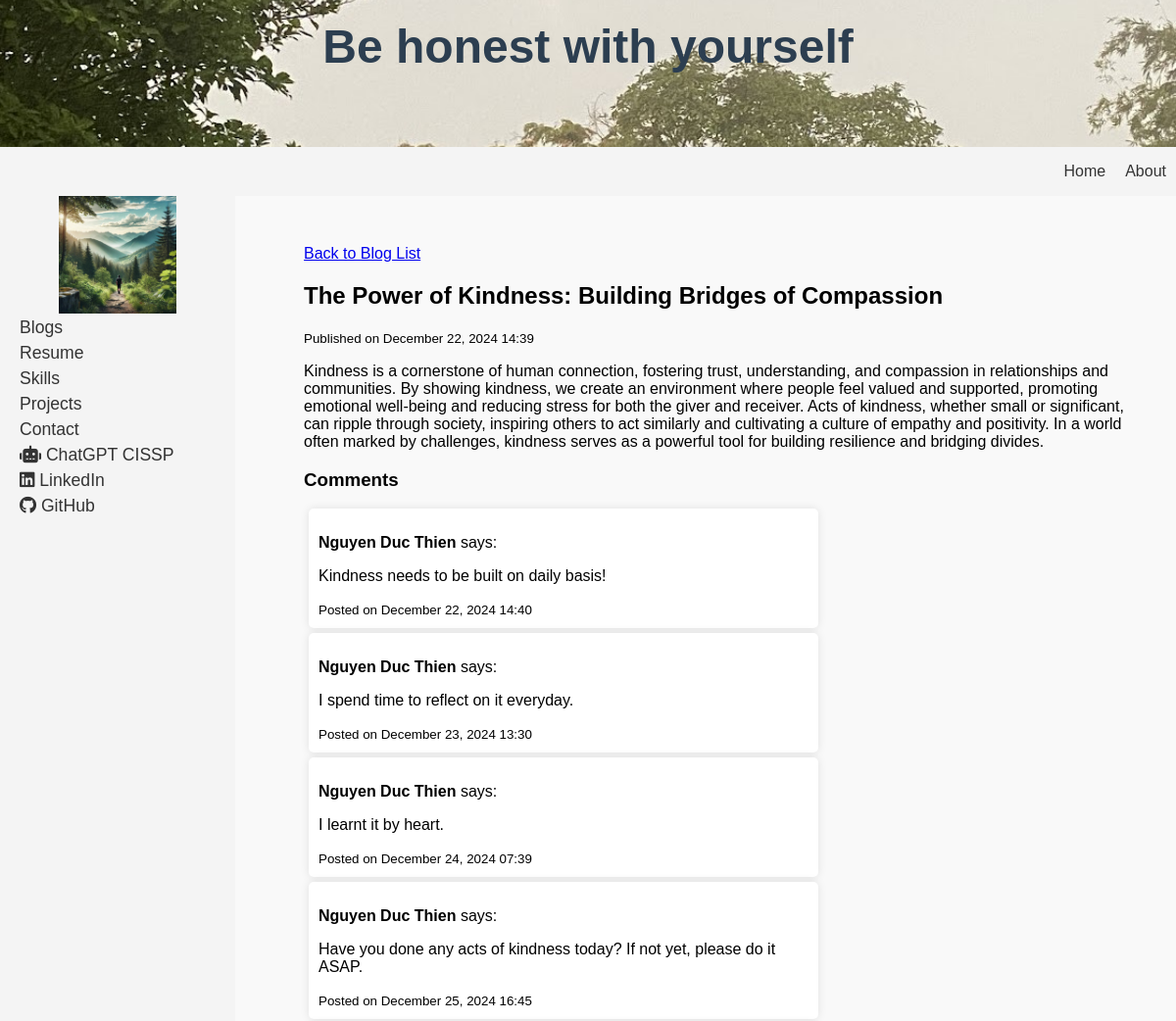
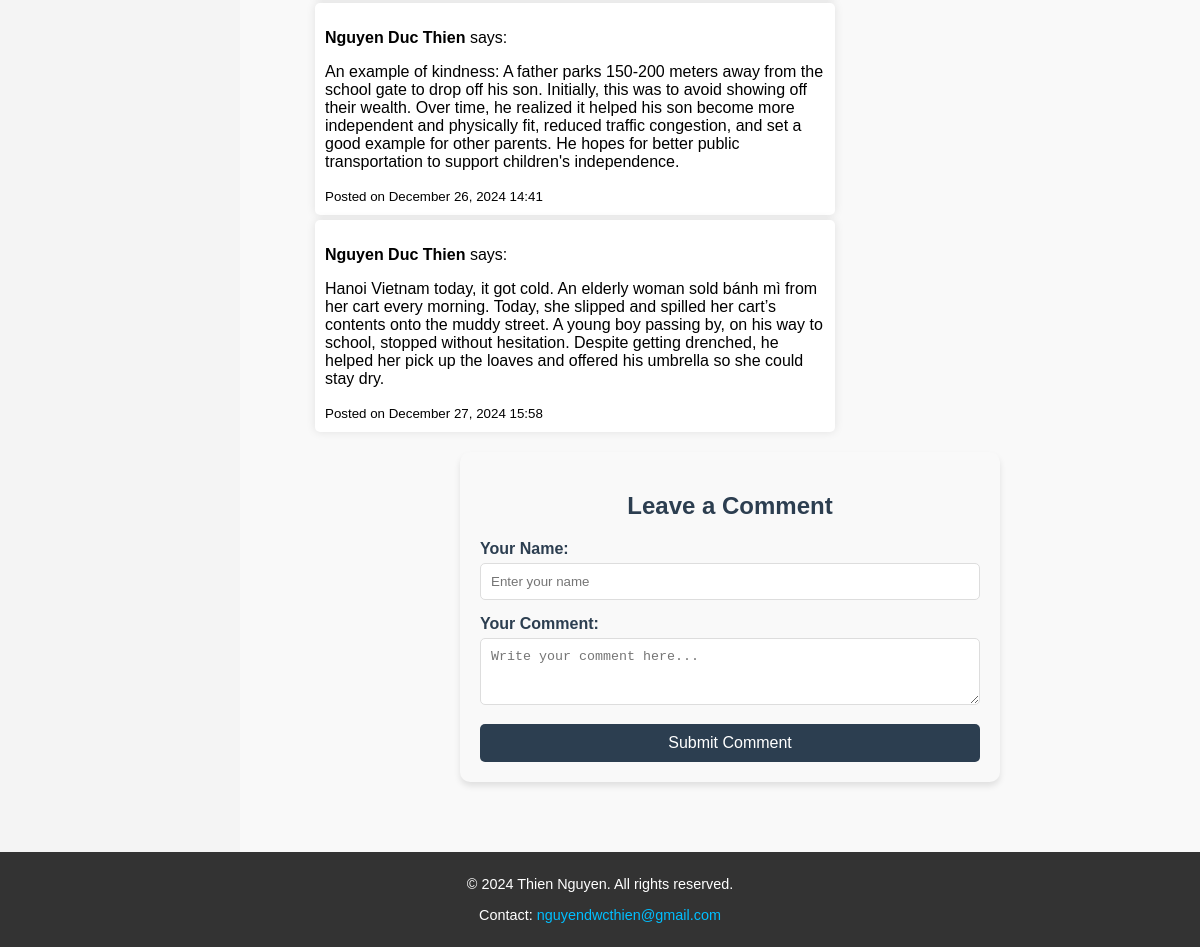
Screenshot of /blog_detail/1 with the database file from the repository (2 pictures, top to bottom).
### app.py (models this page shows)
class Blog(db.Model):
    id = db.Column(db.Integer, primary_key=True)
    title = db.Column(db.String(100), nullable=False)
    content = db.Column(db.Text, nullable=False)
    date_created = db.Column(db.DateTime, default=lambda: datetime.now(timezone('Asia/Bangkok')))
    comments = db.relationship('Comment', cascade="all, delete-orphan", backref='blog', lazy=True)

class Comment(db.Model):
    id = db.Column(db.Integer, primary_key=True)
    blog_id = db.Column(db.Integer, db.ForeignKey('blog.id'), nullable=False)  # Foreign Key
    name = db.Column(db.String(50), nullable=False)  # Name of the commenter
    content = db.Column(db.Text, nullable=False)
    date_created = db.Column(db.DateTime, default=lambda: datetime.now(timezone('Asia/Bangkok')))  # Timestamp

### app.py (the view)
@app.route('/blog_detail/<int:id>')
def blog_detail(id):
    blog = Blog.query.get_or_404(id)
    return render_template('blog_detail.html', blog=blog)

### templates/blog_detail.html (shortened to what this page needs)
{% extends 'base.html' %}
{% block content %}
<a href="{{ url_for('blog_list') }}">Back to Blog List</a>
<h2>{{ blog.title }}</h2>
<p><small>Published on {{ blog.date_created.strftime('%B %d, %Y %H:%M') }}</small></p>
<p>{{ blog.content }}</p>
<h3>Comments</h3>
{% if blog.comments %}
    {% for comment in blog.comments %}
        <div class="container">
            <p><strong>{{ comment.name }}</strong> says:</p>
            <p>{{ comment.content }}</p>
            <small>Posted on {{ comment.date_created.strftime('%B %d, %Y %H:%M') }}</small>
        </div>
    {% endfor %}
{% else %}
    <div class="container">
        <p>No comments yet. Be the first to comment!</p>
    </div>
{% endif %}
<form method="POST" action="{{ url_for('add_comment', blog_id=blog.id) }}" style="max-width: 500px; margin: 20px auto; padding: 20px; background-color: #f9f9f9; border-radius: 10px; box-shadow: 0 4px 6px rgba(0, 0, 0, 0.1); font-family: Arial, sans-serif;">
    <h2 style="text-align: center; color: #2C3E50;">Leave a Comment</h2>
    <label for="name" style="display: block; font-weight: bold; margin-bottom: 5px; color: #2C3E50;">Your Name:</label>
    <input type="text" name="name" id="name" placeholder="Enter your name" required style="width: 100%; padding: 10px; border: 1px solid #ddd; border-radius: 5px; margin-bottom: 15px; box-sizing: border-box;">
    <label for="content" style="display: block; font-weight: bold; margin-bottom: 5px; color: #2C3E50;">Your Comment:</label>
    <textarea name="content" id="content" rows="3" placeholder="Write your comment here..." required style="width: 100%; padding: 10px; border: 1px solid #ddd; border-radius: 5px; margin-bottom: 15px; box-sizing: border-box;"></textarea>
    <button type="submit" style="width: 100%; padding: 10px; background-color: #2C3E50; color: white; border: none; border-radius: 5px; cursor: pointer; font-size: 16px;">Submit Comment</button>
</form>
{% endblock %}

### static/css/styles.css (style rules this page uses)
body { margin: 0; font-family: Arial, sans-serif; background-color: #f9f9f9; display: grid; grid-template-rows: auto 1fr auto; grid-template-columns: 20% 1fr; height: 100vh; }
.container { max-width: 500px; margin: 5px; background: #fff; padding: 10px; border-radius: 5px; box-shadow: 0 0 10px rgba(0, 0, 0, 0.1); }
button { width: 20%; padding: 10px; background: #007BFF; color: #fff; border: none; border-radius: 4px; cursor: pointer; }

### rows the page displays
Blog: title "The Power of Kindness: Building Bridges of Compassion", date_created "December 22, 2024 14:39", content "Kindness is a cornerstone of human connection, fostering trust, understanding, and compassion in relationships and communities. By showing kindness, we create an environment where people feel valued and supported, promoting emotional well-being and reducing stress for both the giver and receiver. Acts of kindness, whether small or significant, can ripple through society, inspiring others to act similarly and cultivating a culture of empathy and positivity. In a world often marked by challenges, kindness serves as a powerful tool for building resilience and bridging divides."
Comment: name "Nguyen Duc Thien", content "Kindness needs to be built on daily basis!", date_created "December 22, 2024 14:40"
Comment: name "Nguyen Duc Thien", content "I spend time to reflect on it everyday.", date_created "December 23, 2024 13:30"
Comment: name "Nguyen Duc Thien", content "I learnt it by heart.", date_created "December 24, 2024 07:39"
Comment: name "Nguyen Duc Thien", content "Have you done any acts of kindness today? If not yet, please do it ASAP.", date_created "December 25, 2024 16:45"
Comment: name "Nguyen Duc Thien", content "An example of kindness: A father parks 150-200 meters away from the school gate to drop off his son. Initially, this was to avoid showing off their wealth. Over time, he realized it helped his son become more independent and physically fit, reduced traffic congestion, and set a good example for other parents. He hopes for better public transportation to support children's independence.", date_created "December 26, 2024 14:41"
Comment: name "Nguyen Duc Thien", content "Hanoi Vietnam today, it got cold. An elderly woman sold bánh mì from her cart every morning. Today, she slipped and spilled her cart’s contents onto the muddy street. A young boy passing by, on his way to school, stopped without hesitation. Despite getting drenched, he helped her pick up the loaves and offered his umbrella so she could stay dry.", date_created "December 27, 2024 15:58"
